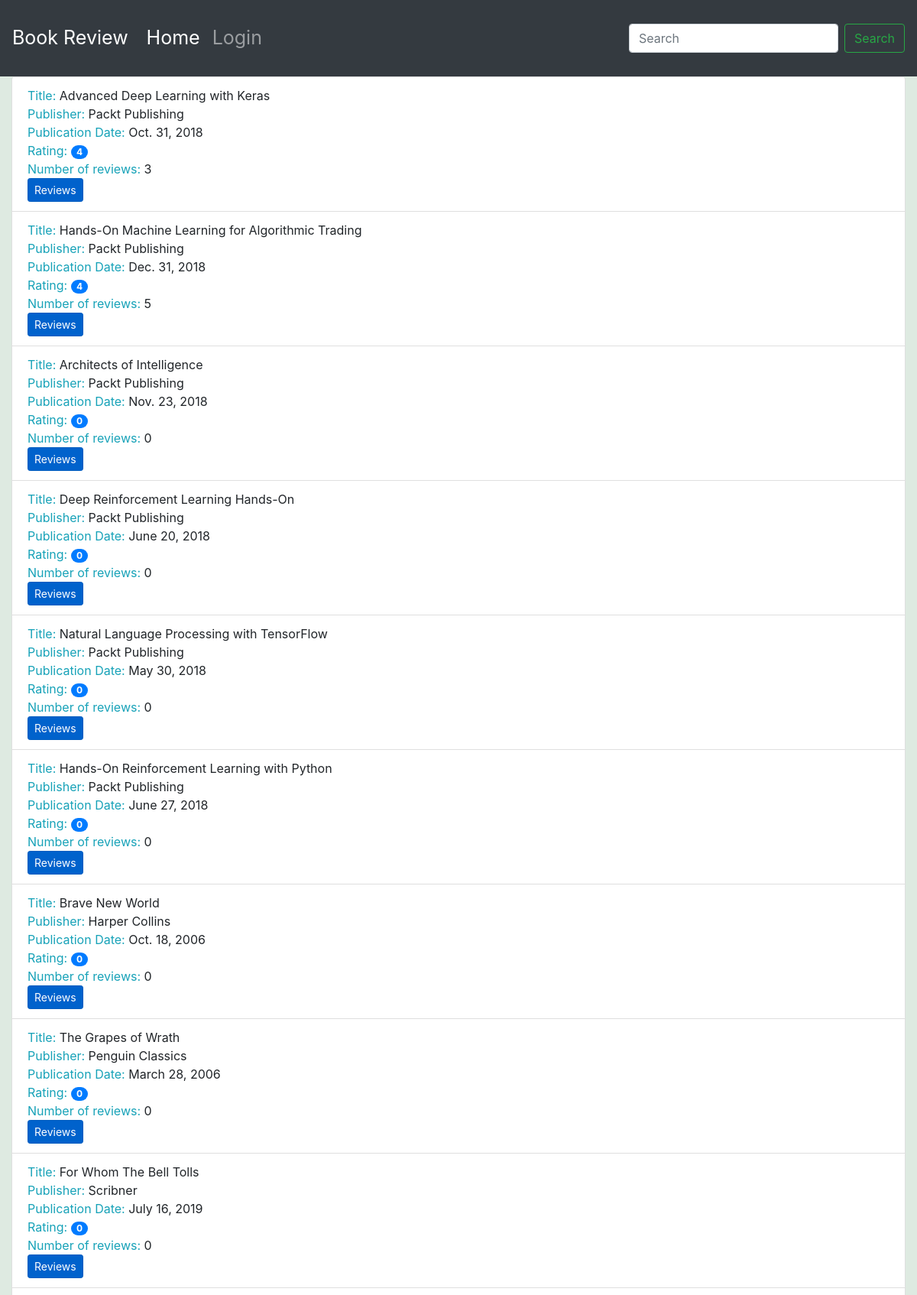
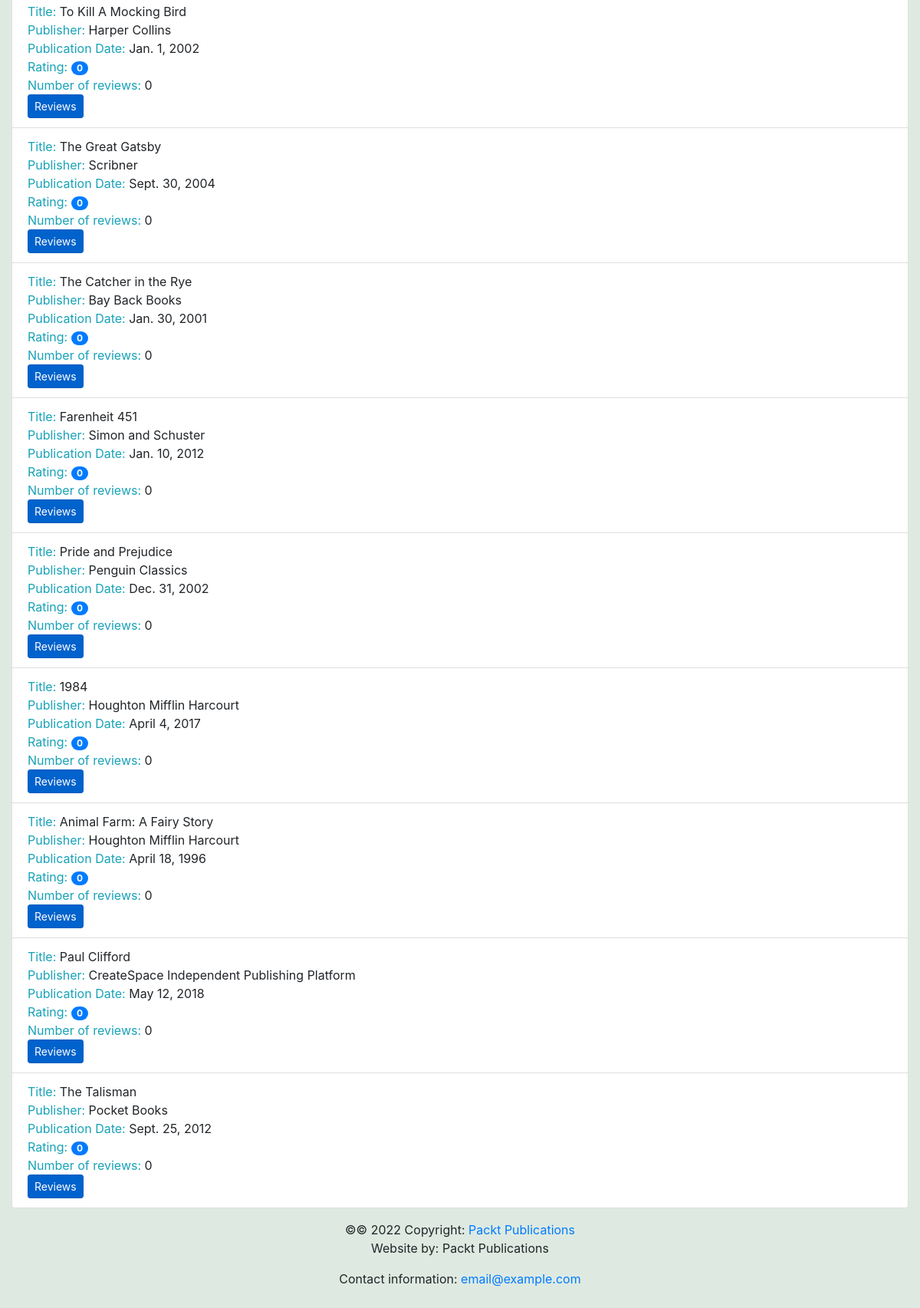
The page /books/ on the database its author committed (2 pictures, top to bottom).
### reviews/models.py (models this page shows, shortened)
class Book(models.Model):
    title = models.CharField(
        max_length=70,
        help_text="The title of the book."
    )
    publication_date = models.DateField(
        verbose_name="Date the book was published."
    )
    isbn = models.CharField(
        max_length=20,
        verbose_name="ISBN number of the book."
    )
    publisher = models.ForeignKey(
        Publisher,
        on_delete=models.CASCADE
    )
    contributors = models.ManyToManyField(
        'Contributor',
        through="BookContributor"
    )
    cover = models.ImageField(
        null=True,
        upload_to="book_covers/"
    )
    sample = models.FileField(
        null=True,
        upload_to='book_samples/'
    )

class Publisher(models.Model):
    name = models.CharField(
        max_length=50,
        help_text="The name of the Publisher."
    )
    website = models.URLField(
        help_text="The Publisher's website."
    )
    email = models.EmailField(
        help_text="The Publisher's email address."
    )
    def __str__(self):
        return self.name

### reviews/views.py (the view)
# urls.py: path('books/', views.book_list, name='book_list'),
def book_list(request):
    books = Book.objects.all()
    book_list = []
    for book in books:
        reviews = book.review_set.all()
        if reviews is not None:
            book_rating = average_rating([review.rating for review in reviews])
            number_of_reviews = len(reviews)
        else:
            book_rating = None
            number_of_reviews = 0
        book_list.append({'book': book,
                          'book_rating': book_rating,
                          'number_of_reviews': number_of_reviews})
        context = {
            'book_list': book_list
        }
    return render(request, 'reviews/book_list.html', context)

### reviews/utils.py (called while the page is built)
def average_rating(rating_list):
    if not rating_list:
        return 0
    return round(sum(rating_list) / len(rating_list))

### reviews/templates/reviews/book_list.html (shortened to what this page needs)
{% extends 'base.html' %}
{% block content %}
<ul class="list-group">
 {% for item in book_list %}
 <li class="list-group-item">
  <span class="text-info">Title: </span>
  <span>{{item.book.title }}</span>
  <br>
  <span class="text-info">Publisher: </span>
  <span>{{item.book.publisher }}</span>
  <br>
  <span class="text-info">Publication Date: </span>
  <span>{{item.book.publication_date }}</span>
  <br>
  <span class="text-info">Rating: </span>
  <span class="badge badge-primary badge-pill">{{ item.book_rating }}</span>
  <br>
  <span class="text-info">Number of reviews: </span>
  <span>{{item.number_of_reviews }}</span>
  <br>
  <a class="btn btn-primary btn-sm active" role="button" aria-pressed="true" href="/books/{{ item.book.id}}/">Reviews</a>
 </li>
 {% endfor %}
</ul>
{% endblock %}

### rows shown on the page
Book: book "Advanced Deep Learning with Keras", book.publisher "Packt Publishing", book.publication_date "Oct. 31, 2018", book_rating "4", number_of_reviews "3"
Book: book "Hands-On Machine Learning for Algorithmic Trading", book.publisher "Packt Publishing", book.publication_date "Dec. 31, 2018", book_rating "4", number_of_reviews "5"
Book: book "Architects of Intelligence", book.publisher "Packt Publishing", book.publication_date "Nov. 23, 2018", book_rating "0", number_of_reviews "0"
Book: book "Deep Reinforcement Learning Hands-On", book.publisher "Packt Publishing", book.publication_date "June 20, 2018", book_rating "0", number_of_reviews "0"
Book: book "Natural Language Processing with TensorFlow", book.publisher "Packt Publishing", book.publication_date "May 30, 2018", book_rating "0", number_of_reviews "0"
Book: book "Hands-On Reinforcement Learning with Python", book.publisher "Packt Publishing", book.publication_date "June 27, 2018", book_rating "0", number_of_reviews "0"
Book: book "Brave New World", book.publisher "Harper Collins", book.publication_date "Oct. 18, 2006", book_rating "0", number_of_reviews "0"
Book: book "The Grapes of Wrath", book.publisher "Penguin Classics", book.publication_date "March 28, 2006", book_rating "0", number_of_reviews "0"
Book: book "For Whom The Bell Tolls", book.publisher "Scribner", book.publication_date "July 16, 2019", book_rating "0", number_of_reviews "0"
Book: book "To Kill A Mocking Bird", book.publisher "Harper Collins", book.publication_date "Jan. 1, 2002", book_rating "0", number_of_reviews "0"
Book: book "The Great Gatsby", book.publisher "Scribner", book.publication_date "Sept. 30, 2004", book_rating "0", number_of_reviews "0"
Book: book "The Catcher in the Rye", book.publisher "Bay Back Books", book.publication_date "Jan. 30, 2001", book_rating "0", number_of_reviews "0"
Book: book "Farenheit 451", book.publisher "Simon and Schuster", book.publication_date "Jan. 10, 2012", book_rating "0", number_of_reviews "0"
Book: book "Pride and Prejudice", book.publisher "Penguin Classics", book.publication_date "Dec. 31, 2002", book_rating "0", number_of_reviews "0"
Book: book "1984", book.publisher "Houghton Mifflin Harcourt", book.publication_date "April 4, 2017", book_rating "0", number_of_reviews "0"
Book: book "Animal Farm: A Fairy Story", book.publisher "Houghton Mifflin Harcourt", book.publication_date "April 18, 1996", book_rating "0", number_of_reviews "0"
Book: book "Paul Clifford", book.publisher "CreateSpace Independent Publishing Platform", book.publication_date "May 12, 2018", book_rating "0", number_of_reviews "0"
Book: book "The Talisman", book.publisher "Pocket Books", book.publication_date "Sept. 25, 2012", book_rating "0", number_of_reviews "0"
